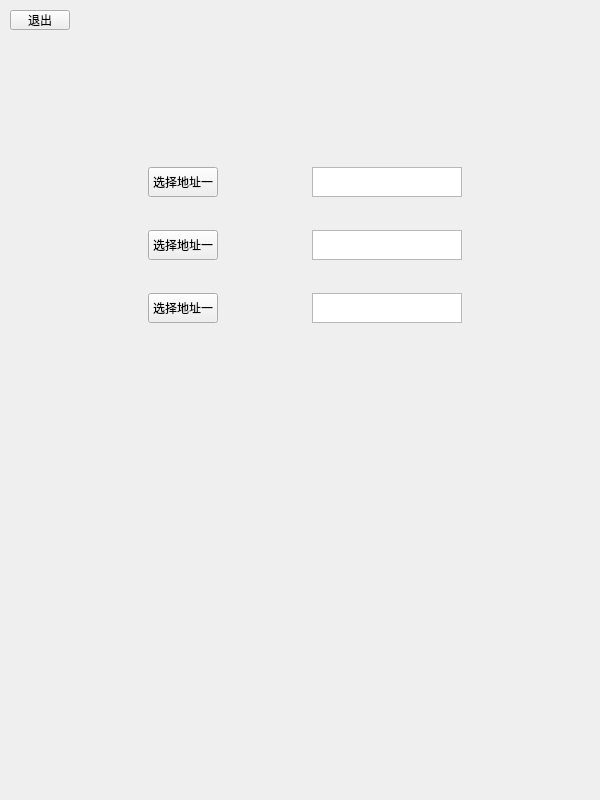
<?xml version="1.0" encoding="UTF-8"?>
<ui version="4.0">
 <class>address</class>
 <widget class="QWidget" name="address">
  <property name="geometry">
   <rect>
    <x>0</x>
    <y>0</y>
    <width>600</width>
    <height>800</height>
   </rect>
  </property>
  <property name="minimumSize">
   <size>
    <width>600</width>
    <height>800</height>
   </size>
  </property>
  <property name="windowTitle">
   <string>Form</string>
  </property>
  <widget class="QPushButton" name="pushButton">
   <property name="geometry">
    <rect>
     <x>10</x>
     <y>10</y>
     <width>60</width>
     <height>20</height>
    </rect>
   </property>
   <property name="sizePolicy">
    <sizepolicy hsizetype="Fixed" vsizetype="Fixed">
     <horstretch>0</horstretch>
     <verstretch>0</verstretch>
    </sizepolicy>
   </property>
   <property name="minimumSize">
    <size>
     <width>60</width>
     <height>20</height>
    </size>
   </property>
   <property name="maximumSize">
    <size>
     <width>60</width>
     <height>20</height>
    </size>
   </property>
   <property name="text">
    <string>退出</string>
   </property>
  </widget>
  <widget class="QWidget" name="">
   <property name="geometry">
    <rect>
     <x>60</x>
     <y>140</y>
     <width>491</width>
     <height>211</height>
    </rect>
   </property>
   <layout class="QGridLayout" name="gridLayout">
    <item row="0" column="0">
     <widget class="QPushButton" name="pushButton_2">
      <property name="sizePolicy">
       <sizepolicy hsizetype="Fixed" vsizetype="Fixed">
        <horstretch>0</horstretch>
        <verstretch>0</verstretch>
       </sizepolicy>
      </property>
      <property name="minimumSize">
       <size>
        <width>70</width>
        <height>30</height>
       </size>
      </property>
      <property name="maximumSize">
       <size>
        <width>70</width>
        <height>30</height>
       </size>
      </property>
      <property name="text">
       <string>选择地址一</string>
      </property>
     </widget>
    </item>
    <item row="0" column="1">
     <widget class="QTextBrowser" name="textBrowser">
      <property name="sizePolicy">
       <sizepolicy hsizetype="Fixed" vsizetype="Fixed">
        <horstretch>0</horstretch>
        <verstretch>0</verstretch>
       </sizepolicy>
      </property>
      <property name="minimumSize">
       <size>
        <width>150</width>
        <height>30</height>
       </size>
      </property>
      <property name="maximumSize">
       <size>
        <width>150</width>
        <height>30</height>
       </size>
      </property>
     </widget>
    </item>
    <item row="1" column="0">
     <widget class="QPushButton" name="pushButton_3">
      <property name="sizePolicy">
       <sizepolicy hsizetype="Fixed" vsizetype="Fixed">
        <horstretch>0</horstretch>
        <verstretch>0</verstretch>
       </sizepolicy>
      </property>
      <property name="minimumSize">
       <size>
        <width>70</width>
        <height>30</height>
       </size>
      </property>
      <property name="maximumSize">
       <size>
        <width>70</width>
        <height>30</height>
       </size>
      </property>
      <property name="text">
       <string>选择地址一</string>
      </property>
     </widget>
    </item>
    <item row="1" column="1">
     <widget class="QTextBrowser" name="textBrowser_2">
      <property name="sizePolicy">
       <sizepolicy hsizetype="Fixed" vsizetype="Fixed">
        <horstretch>0</horstretch>
        <verstretch>0</verstretch>
       </sizepolicy>
      </property>
      <property name="minimumSize">
       <size>
        <width>150</width>
        <height>30</height>
       </size>
      </property>
      <property name="maximumSize">
       <size>
        <width>150</width>
        <height>30</height>
       </size>
      </property>
     </widget>
    </item>
    <item row="2" column="0">
     <widget class="QPushButton" name="pushButton_4">
      <property name="sizePolicy">
       <sizepolicy hsizetype="Fixed" vsizetype="Fixed">
        <horstretch>0</horstretch>
        <verstretch>0</verstretch>
       </sizepolicy>
      </property>
      <property name="minimumSize">
       <size>
        <width>70</width>
        <height>30</height>
       </size>
      </property>
      <property name="maximumSize">
       <size>
        <width>70</width>
        <height>30</height>
       </size>
      </property>
      <property name="text">
       <string>选择地址一</string>
      </property>
     </widget>
    </item>
    <item row="2" column="1">
     <widget class="QTextBrowser" name="textBrowser_3">
      <property name="sizePolicy">
       <sizepolicy hsizetype="Fixed" vsizetype="Fixed">
        <horstretch>0</horstretch>
        <verstretch>0</verstretch>
       </sizepolicy>
      </property>
      <property name="minimumSize">
       <size>
        <width>150</width>
        <height>30</height>
       </size>
      </property>
      <property name="maximumSize">
       <size>
        <width>150</width>
        <height>30</height>
       </size>
      </property>
     </widget>
    </item>
   </layout>
  </widget>
 </widget>
 <resources/>
 <connections/>
</ui>
